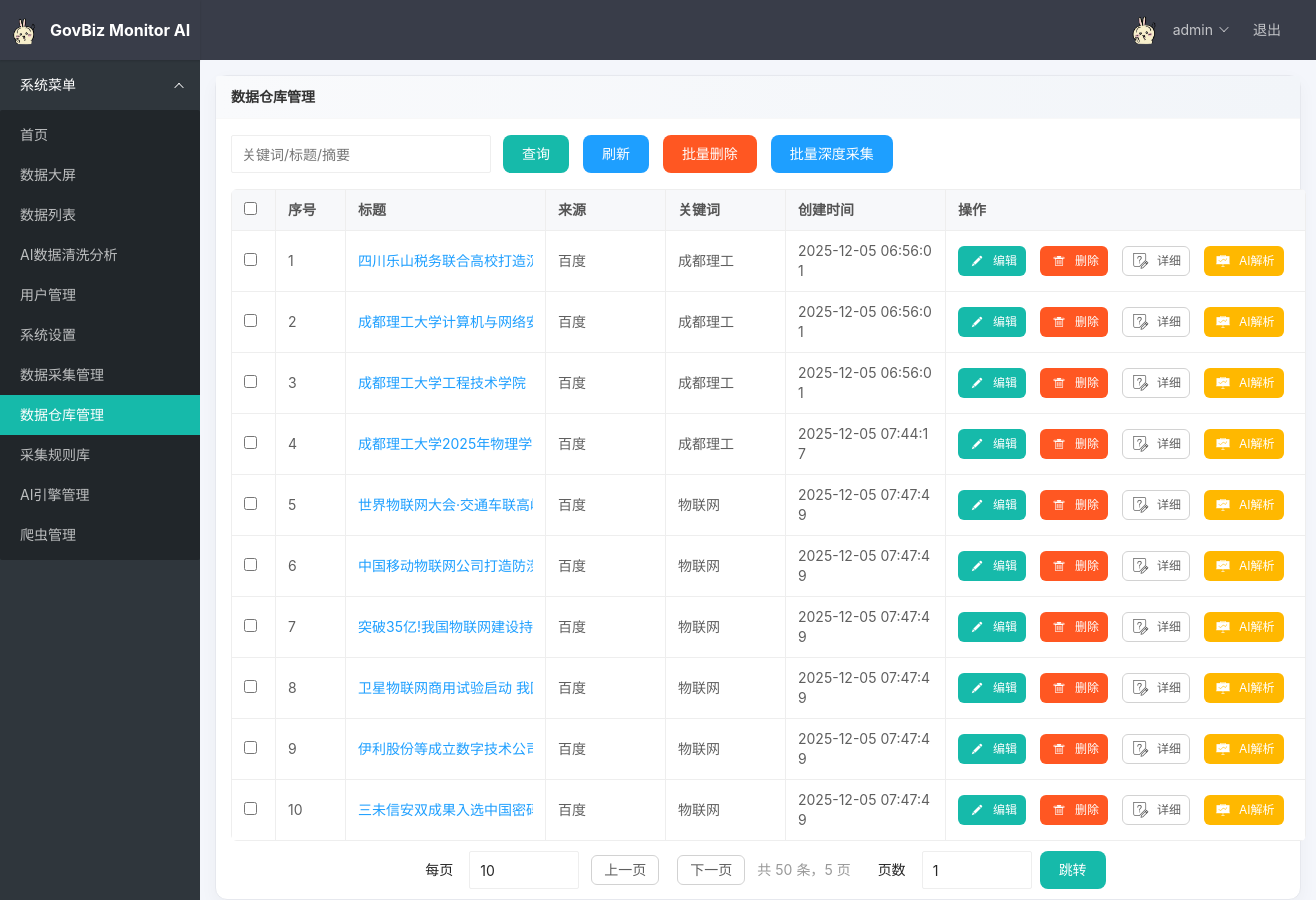
Screenshot of /admin/warehouse (signed in) with the database file from the repository.
### tables this page shows
CREATE TABLE settings (
  key text primary key,
  value text
);

CREATE TABLE users (
  id integer primary key autoincrement,
  username text unique not null,
  password_hash text not null,
  role_id integer not null,
  created_at datetime default current_timestamp,
  foreign key (role_id) references roles(id)
);

CREATE TABLE crawl_records (
  id integer primary key autoincrement,
  keyword text,
  title text,
  summary text,
  cover text,
  url text,
  source text,
  created_at datetime default current_timestamp
);

### app/admin.py (the view)
@bp.route('/warehouse')
def warehouse():
    q = request.args.get('q', '').strip()
    page = request.args.get('page', type=int) or 1
    page_size = request.args.get('page_size', type=int) or 10
    if page < 1:
        page = 1
    if page_size < 1:
        page_size = 1
    if page_size > 200:
        page_size = 200
    params = []
    where = ''
    if q:
        where = " where title like ? or summary like ? or keyword like ?"
        params = [f"%{q}%", f"%{q}%", f"%{q}%"]
    total_row = query_one(f"select count(*) as cnt from crawl_records{where}", params)
    total = (total_row and total_row.get('cnt')) or 0
    pages = max(1, (total + page_size - 1) // page_size)
    if page > pages:
        page = pages
    offset = (page - 1) * page_size
    rows = query_all(f"select id, keyword, title, summary, cover, url, source, created_at from crawl_records{where} order by id asc limit ? offset ?", params + [page_size, offset])
    return render_template('admin/warehouse.html', rows=rows, q=q, page=page, page_size=page_size, total=total, pages=pages)

### app/admin.py (called while the page is built)
@bp.before_request
@login_required
def require_admin():
    if not current_user.is_admin:
        flash("无权访问", "error")
        return redirect(url_for('main.index'))

### app/db.py (called while the page is built)
def get_connection():
    conn = sqlite3.connect(str(DATABASE))
    conn.row_factory = sqlite3.Row
    return conn

def query_all(sql, params=None):
    conn = get_connection()
    try:
        cur = conn.execute(sql, params or [])
        rows = cur.fetchall()
        return [dict(row) for row in rows]
    finally:
        conn.close()

def query_one(sql, params=None):
    conn = get_connection()
    try:
        cur = conn.execute(sql, params or [])
        row = cur.fetchone()
        return dict(row) if row else None
    finally:
        conn.close()

### app/models.py (called while the page is built)
    @staticmethod
    def get(user_id):
        sql = """
            select u.id, u.username, u.role_id, r.name as role_name
            from users u
            join roles r on u.role_id = r.id
            where u.id = ?
        """
        row = query_one(sql, [user_id])
        if not row:
            return None
        return User(row['id'], row['username'], row['role_id'], row['role_name'])

    @property
    def is_admin(self):
        return self.role_name == 'admin'

### templates/admin/warehouse.html (shortened to what this page needs)
{% extends "base.html" %}
{% block content %}
<div class="layui-card">
  <div class="layui-card-header">数据仓库管理</div>
  <div class="layui-card-body">
    <div class="layui-form warehouse-toolbar" style="margin-bottom:10px;display:flex;gap:12px;align-items:center;flex-wrap:wrap">
      <div class="layui-inline">
        <input type="text" id="q" value="{{ q }}" placeholder="关键词/标题/摘要" class="layui-input" style="width:260px">
      </div>
      <div class="layui-inline">
        <button class="layui-btn" id="btnSearch">查询</button>
        <button class="layui-btn layui-btn-normal" id="btnRefresh">刷新</button>
        <button class="layui-btn layui-btn-danger" id="btnBatchDelete">批量删除</button>
        <button class="layui-btn layui-btn-normal" id="btnBatchDeep">批量深度采集</button>
      </div>
    </div>
    <table class="layui-table warehouse-table">
      <colgroup>
        <col style="width:44px">
        <col style="width:70px">
        <col style="width:200px">
        <col style="width:120px">
        <col style="width:120px">
        <col style="width:160px">
        <col style="width:360px">
      </colgroup>
      <thead>
        <tr>
          <th class="col-check"><input type="checkbox" id="checkAll"></th>
          <th>序号</th>
          <th class="col-title">标题</th>
          <th class="col-source">来源</th>
          <th class="col-keyword">关键词</th>
          <th class="col-time">创建时间</th>
          <th>操作</th>
        </tr>
      </thead>
      <tbody>
        {% for r in rows %}
        <tr data-id="{{ r.id }}" data-cover="{{ r.cover or '' }}" data-url="{{ r.url }}">
          <td class="col-check"><input type="checkbox" class="row-check" value="{{ r.id }}"></td>
          <td>{{ (page - 1) * page_size + loop.index }}</td>
          <td class="col-title"><div class="cell-clip"><a href="{{ r.url }}" target="_blank" rel="noopener noreferrer">{{ r.title }}</a></div></td>
          <td class="col-source">{{ r.source }}</td>
          <td class="col-keyword">{{ r.keyword }}</td>
          <td class="col-time">{{ r.created_at }}</td>
          <td>
            <div class="op-actions">
              <button class="layui-btn layui-btn-sm" data-action="edit"><i
                  class="layui-icon layui-icon-edit"></i>编辑</button>
              <button class="layui-btn layui-btn-sm layui-btn-danger" data-action="del"><i
                  class="layui-icon layui-icon-delete"></i>删除</button>
              <button class="layui-btn layui-btn-sm layui-btn-primary" data-action="detail"><i
                  class="layui-icon layui-icon-survey"></i>详细</button>
              <button class="layui-btn layui-btn-sm layui-btn-warm" data-action="analyze"><i
                  class="layui-icon layui-icon-chart-screen"></i>AI解析</button>
            </div>
          </td>
        </tr>
        {% endfor %}
      </tbody>
    </table>
    <div class="layui-form pager-wrap" style="margin-top:10px;display:flex;gap:12px;align-items:center;flex-wrap:wrap;justify-content:center">
      <div class="layui-inline" style="display:flex;align-items:center;gap:8px">
        <label class="layui-form-label" style="width:auto;padding-right:8px">每页</label>
        <div class="layui-input-inline" style="width:110px">
          <input type="number" id="pageSizeInput" value="{{ page_size }}" min="1" max="200" class="layui-input">
        </div>
      </div>
      <div class="layui-inline op-actions">
        <button class="layui-btn layui-btn-primary" id="btnPrev">上一页</button>
        <button class="layui-btn layui-btn-primary" id="btnNext">下一页</button>
      </div>
      <div class="layui-inline" style="color:#999">共 {{ total }} 条，{{ pages }} 页</div>
      <div class="layui-inline" style="display:flex;align-items:center;gap:8px">
        <label class="layui-form-label" style="width:auto;padding-right:8px">页数</label>
        <div class="layui-input-inline" style="width:110px">
          <input type="number" id="pageInput" value="{{ page }}" min="1" max="{{ pages }}" class="layui-input">
        </div>
        <button class="layui-btn" id="btnGo">跳转</button>
      </div>
    </div>
  </div>
  {% endblock %}

### templates/base.html (shortened to what this page needs)
<!DOCTYPE html>
<html>
<head>
    <link rel="stylesheet" href="{{ url_for('static', filename='layui-v2.13.2/layui/css/layui.css') }}">
    <link rel="stylesheet" href="{{ url_for('static', filename='css/app.css') }}">
</head>
<body class="layui-layout-body">
    <div class="layui-layout layui-layout-admin">
        <div class="layui-header">
            <div class="layui-logo">
                <img src="{{ settings.app_logo }}" alt="logo"
                    style="height:28px;vertical-align:middle;margin-right:8px">
                {{ settings.app_name }}
            </div>
            <ul class="layui-nav layui-layout-right">
                <li class="layui-nav-item">
                    <a href="javascript:;">
                        <img src="{{ settings.app_logo }}" class="layui-nav-img" alt="avatar">
                        {{ current_user.username }}
                    </a>
                </li>
                <li class="layui-nav-item"><a href="{{ url_for('auth.logout') }}">退出</a></li>
            </ul>
        </div>
        <div class="layui-side layui-bg-black">
            <div class="layui-side-scroll">
                <ul class="layui-nav layui-nav-tree" lay-filter="side">
                    <li class="layui-nav-item layui-nav-itemed">
                        <a href="javascript:;">系统菜单</a>
                        <dl class="layui-nav-child">
                            <dd><a href="{{ url_for('main.index') }}">首页</a></dd>
                            <dd><a href="{{ url_for('main.data_board') }}">数据大屏</a></dd>
                            <dd><a href="{{ url_for('main.crawl_list') }}">数据列表</a></dd>
                            <dd><a href="{{ url_for('main.ai_tools') }}">AI数据清洗分析</a></dd>
                            {% if current_user.is_admin %}
                            <dd><a href="{{ url_for('admin.user_list') }}">用户管理</a></dd>
                            <dd><a href="{{ url_for('admin.settings') }}">系统设置</a></dd>
                            <dd><a href="{{ url_for('admin.crawl_manage') }}">数据采集管理</a></dd>
                            <dd><a href="{{ url_for('admin.warehouse') }}">数据仓库管理</a></dd>
                            <dd><a href="{{ url_for('admin.rules') }}">采集规则库</a></dd>
                            <dd><a href="{{ url_for('admin.ai_engines') }}">AI引擎管理</a></dd>
                            <dd><a href="{{ url_for('admin.crawlers') }}">爬虫管理</a></dd>
                            {% endif %}
                        </dl>
                    </li>
                </ul>
            </div>
        </div>
        <div class="layui-body" style="padding: 15px;">
            {% block content %}{% endblock %}
        </div>
    </div>
</body>
</html>

### static/css/app.css (style rules this page uses)
:root { --brand: #38A39A; --brand2: #5FB878; --bg: #f7f8fa; --text: #333; --muted: #888; --card: #ffffff; --border: #e6e8ee }
body { background: #f4f6fb }
.layui-card { border: 1px solid var(--border); border-radius: 12px; box-shadow: 0 6px 18px rgba(0, 0, 0, 0.04) }
.layui-card-header { background: linear-gradient(90deg, #f9fafc, #f2f5f9); font-weight: 600 }
.layui-btn { border-radius: 8px; transition: transform .08s ease }
.op-actions .layui-btn { height: 32px; line-height: 32px; padding: 0 14px }
.cell-clip { max-height: 24px; overflow: hidden; display: -webkit-box; -webkit-line-clamp: 1; -webkit-box-orient: vertical }

### templates/base.html (style rules this page uses)
.layui-layout-admin .layui-header { background-color: #393D49; }
.layui-logo { color: #fff !important; font-weight: bold; }
.layui-table { border-radius: 6px; overflow: hidden; }
.layui-table thead th { background: #f7f8fa; color: #555; font-weight: 600; }
.layui-table td, .layui-table th { padding: 10px 12px; }
.layui-table td { vertical-align: middle; }
.layui-table a { color: #1E9FFF; }
.op-actions { display: flex; gap: 8px; flex-wrap: wrap; align-items: center; }
.op-actions .layui-btn { display: inline-flex; align-items: center; gap: 6px; height: 30px; line-height: 30px; padding: 0 12px; border-radius: 6px; }
.op-actions .layui-btn i { font-size: 16px; }

### templates/admin/warehouse.html (style rules this page uses)
.warehouse-table { table-layout: fixed; width: 100%; }
.warehouse-table th, .warehouse-table td { word-break: break-all; }
.warehouse-table .cell-clip { max-height: 24px; overflow: hidden; white-space: nowrap; text-overflow: ellipsis; }
.warehouse-table .op-actions { flex-wrap: nowrap; gap: 4px }
.warehouse-table .op-actions .layui-btn { padding: 0 8px }
.warehouse-toolbar { position: sticky; top: 0; z-index: 9; background: #fff; padding: 6px 0 }

### rows the page displays
settings: app_logo (picture)
settings: app_name "GovBiz Monitor AI"
users: username "admin"
crawl_records: index "1", title "四川乐山税务联合高校打…", source "百度", keyword "成都理工", created_at "2025-12-05 06:56:01"
crawl_records: index "2", title "成都理工大学计算机与网…", source "百度", keyword "成都理工", created_at "2025-12-05 06:56:01"
crawl_records: index "3", title "成都理工大学工程技术学院", source "百度", keyword "成都理工", created_at "2025-12-05 06:56:01"
crawl_records: index "4", title "成都理工大学2025年物理…", source "百度", keyword "成都理工", created_at "2025-12-05 07:44:17"
crawl_records: index "5", title "世界物联网大会·交通车联…", source "百度", keyword "物联网", created_at "2025-12-05 07:47:49"
crawl_records: index "6", title "中国移动物联网公司打造…", source "百度", keyword "物联网", created_at "2025-12-05 07:47:49"
crawl_records: index "7", title "突破35亿!我国物联网建设…", source "百度", keyword "物联网", created_at "2025-12-05 07:47:49"
crawl_records: index "8", title "卫星物联网商用试验启动…", source "百度", keyword "物联网", created_at "2025-12-05 07:47:49"
crawl_records: index "9", title "伊利股份等成立数字技术…", source "百度", keyword "物联网", created_at "2025-12-05 07:47:49"
crawl_records: index "10", title "三未信安双成果入选中国…", source "百度", keyword "物联网", created_at "2025-12-05 07:47:49"

### other values shown
{{ total }} "50"
{{ pages }} "5"
